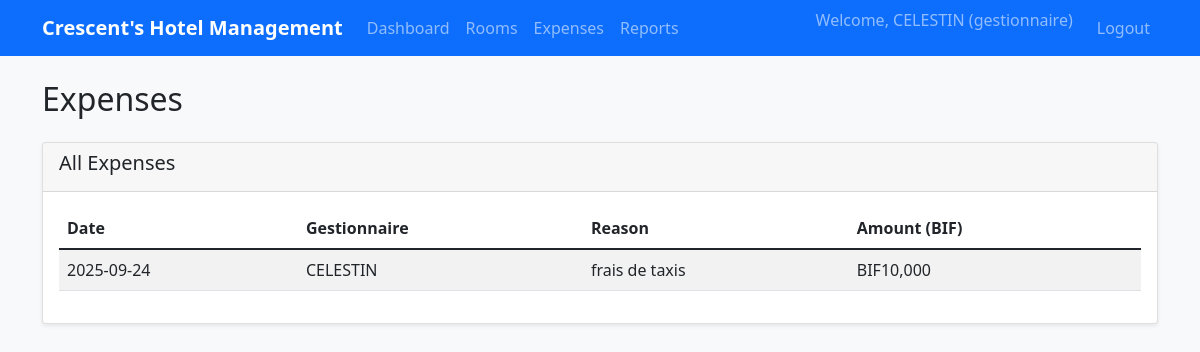
Screenshot of /expenses (signed in) with the database file from the repository.
### tables this page shows
CREATE TABLE users (
            id INTEGER PRIMARY KEY AUTOINCREMENT,
            name TEXT NOT NULL,
            role TEXT NOT NULL,
            password TEXT NOT NULL
        , created_at TEXT);

CREATE TABLE expenses (
            id INTEGER PRIMARY KEY AUTOINCREMENT,
            gestionnaire_id INTEGER NOT NULL,
            reason TEXT NOT NULL,
            amount REAL NOT NULL,
            date TEXT NOT NULL,
            FOREIGN KEY (gestionnaire_id) REFERENCES users (id)
        );

### app.py (the view)
@app.route('/expenses')
@login_required()
def expenses():
    conn = get_db_connection()
    if session['role'] == 'admin':
        expenses_list = conn.execute('''
            SELECT e.*, u.name as gestionnaire_name
            FROM expenses e
            JOIN users u ON e.gestionnaire_id = u.id
            ORDER BY e.date DESC
        ''').fetchall()
    else:
        expenses_list = conn.execute('''
            SELECT e.*, u.name as gestionnaire_name
            FROM expenses e
            JOIN users u ON e.gestionnaire_id = u.id
            WHERE e.gestionnaire_id = ?
            ORDER BY e.date DESC
        ''', (session['user_id'],)).fetchall()
    conn.close()
    return render_template('expenses.html', expenses=expenses_list)

### app.py (called while the page is built)
def login_required(role=None):
    def decorator(f):
        @functools.wraps(f)
        def decorated_function(*args, **kwargs):
            if 'user_id' not in session:
                return redirect(url_for('login'))
            if role and session.get('role') != role:
                flash('Access denied. Insufficient permissions.', 'danger')
                return redirect(url_for('dashboard'))
            return f(*args, **kwargs)
        return decorated_function
    return decorator

### database.py (called while the page is built)
def get_db_connection():
    conn = sqlite3.connect('hotel.db')
    conn.row_factory = sqlite3.Row
    return conn

### templates/expenses.html (shortened to what this page needs)
{% extends "base.html" %}
{% block content %}
<h2 class="mb-4">Expenses</h2>
<div class="card">
    <div class="card-header">
        <h5>All Expenses</h5>
    </div>
    <div class="card-body">
        <div class="table-responsive">
            <table class="table table-striped">
                <thead>
                    <tr>
                        <th>Date</th>
                        <th>Gestionnaire</th>
                        <th>Reason</th>
                        <th>Amount (BIF)</th>
                    </tr>
                </thead>
                <tbody>
                    {% for expense in expenses %}
                    <tr>
                        <td>{{ expense.date }}</td>
                        <td>{{ expense.gestionnaire_name }}</td>
                        <td>{{ expense.reason }}</td>
                        <td>{{ "BIF{:,.0f}".format(expense.amount) }}</td>
                    </tr>
                    {% endfor %}
                </tbody>
            </table>
        </div>
    </div>
</div>
{% endblock %}

### templates/base.html (shortened to what this page needs)
<!DOCTYPE html>
<html lang="en">
<head>
    <link href="https://cdn.jsdelivr.net/npm/bootstrap@5.1.3/dist/css/bootstrap.min.css" rel="stylesheet">
    <link rel="stylesheet" href="{{ url_for('static', filename='css/style.css') }}">
</head>
<body>
    <nav class="navbar navbar-expand-lg navbar-dark bg-primary">
        <div class="container">
            <a class="navbar-brand" href="{{ url_for('dashboard') }}">Crescent's Hotel Management</a>
            <div class="collapse navbar-collapse" id="navbarNav">
                <ul class="navbar-nav me-auto">
                    {% if session.get('user_id') %}
                        <li class="nav-item">
                            <a class="nav-link" href="{{ url_for('dashboard') }}">Dashboard</a>
                        </li>
                        <li class="nav-item">
                            <a class="nav-link" href="{{ url_for('rooms') }}">Rooms</a>
                        </li>
                        <li class="nav-item">
                            <a class="nav-link" href="{{ url_for('expenses') }}">Expenses</a>
                        </li>
                        <li class="nav-item">
                            <a class="nav-link" href="{{ url_for('reports') }}">Reports</a>
                        </li>
                    {% endif %}
                </ul>
                <ul class="navbar-nav">
                    {% if session.get('user_id') %}
                        <li class="nav-item">
                            <span class="navbar-text me-3">
                                Welcome, {{ session.username }} ({{ session.role }})
                            </span>
                        </li>
                        <li class="nav-item">
                            <a class="nav-link" href="{{ url_for('logout') }}">Logout</a>
                        </li>
                    {% else %}
                        <li class="nav-item">
                            <a class="nav-link" href="{{ url_for('login') }}">Login</a>
                        </li>
                    {% endif %}
                </ul>
            </div>
        </div>
    </nav>
    <div class="container mt-4">
        {% block content %}{% endblock %}
    </div>
</body>
</html>

### static/css/style.css (style rules this page uses)
body { background-color: #f8f9fa; }
.card { box-shadow: 0 0.125rem 0.25rem rgba(0, 0, 0, 0.075); border: 1px solid rgba(0, 0, 0, 0.125); }
.navbar-brand { font-weight: bold; }
.table th { border-top: none; }

### rows the page displays
users: username "CELESTIN", role "gestionnaire"
expenses: date "2025-09-24", gestionnaire_name "CELESTIN", reason "frais de taxis", amount "BIF10,000"
